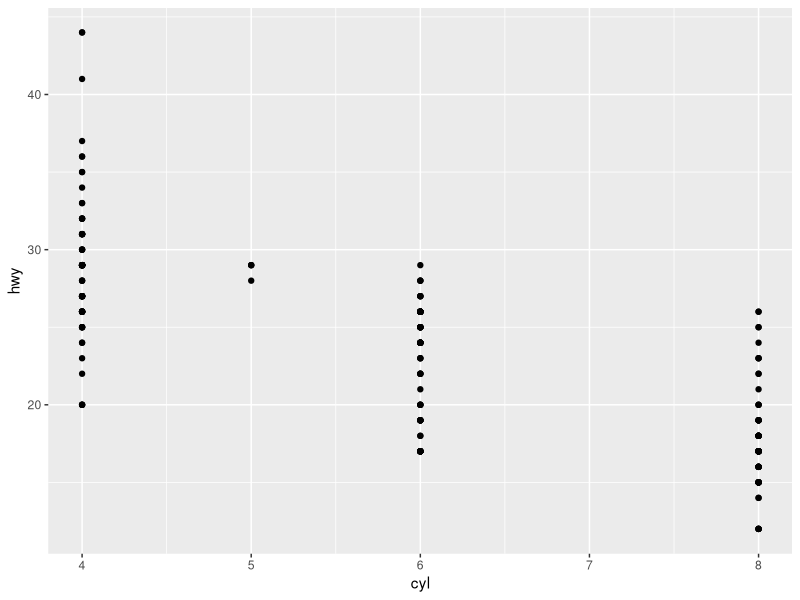
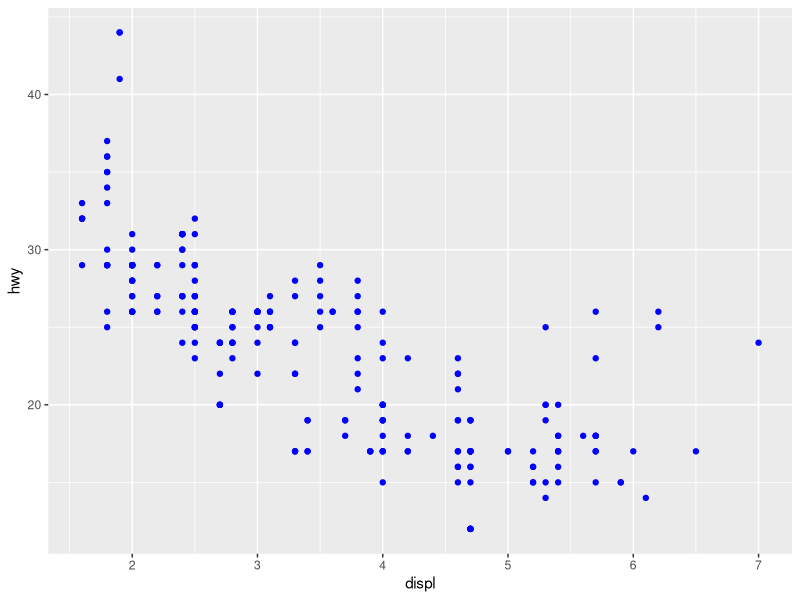
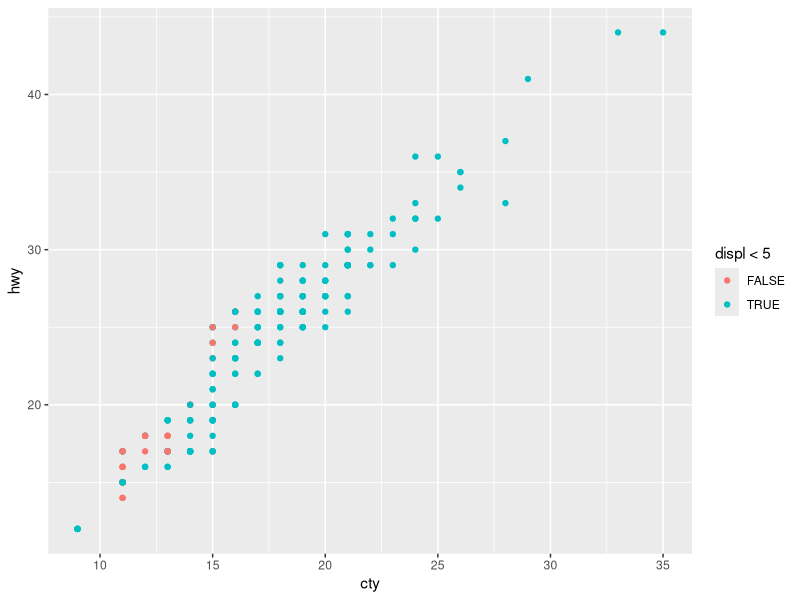
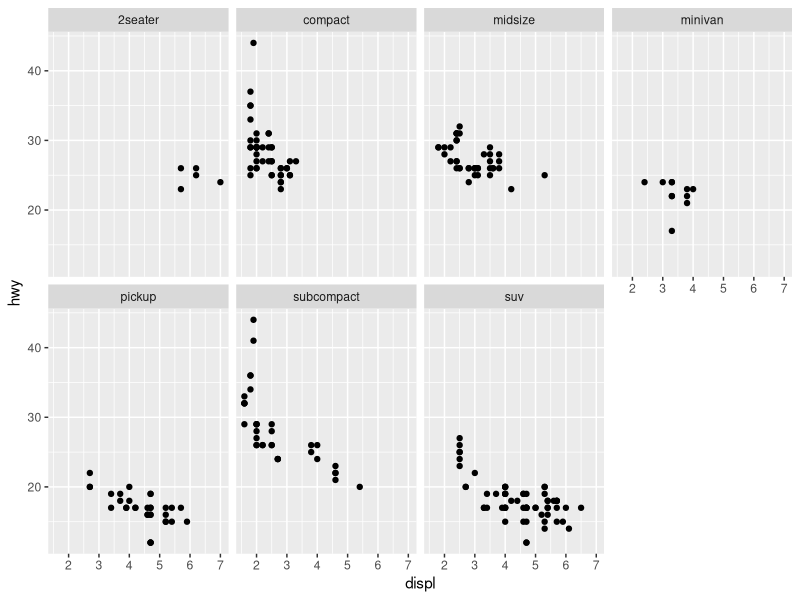
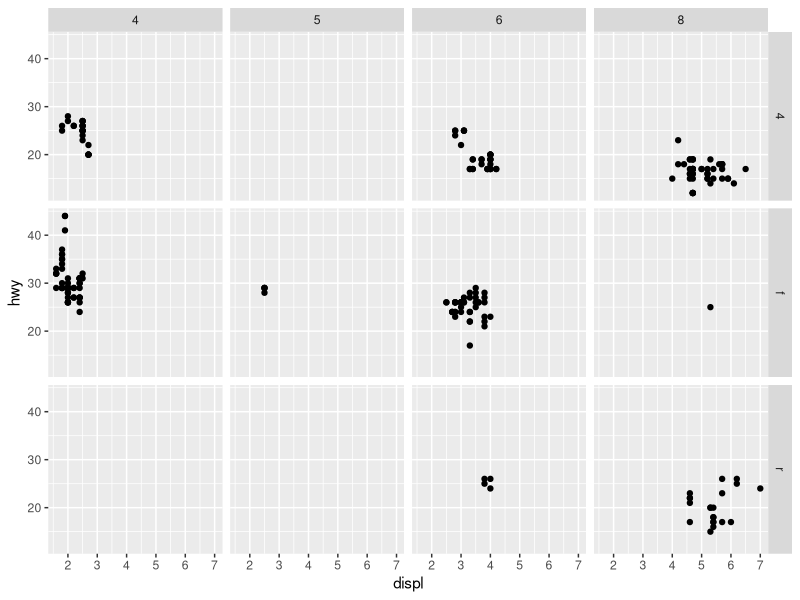
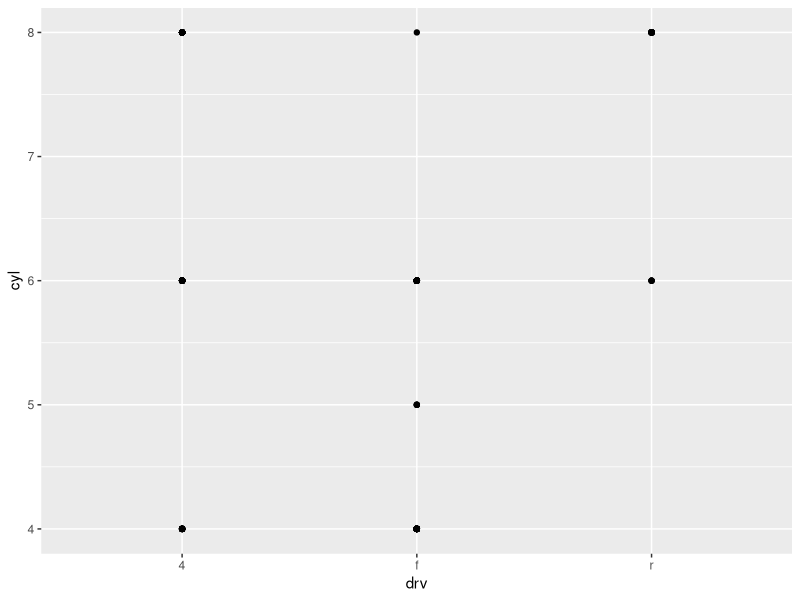
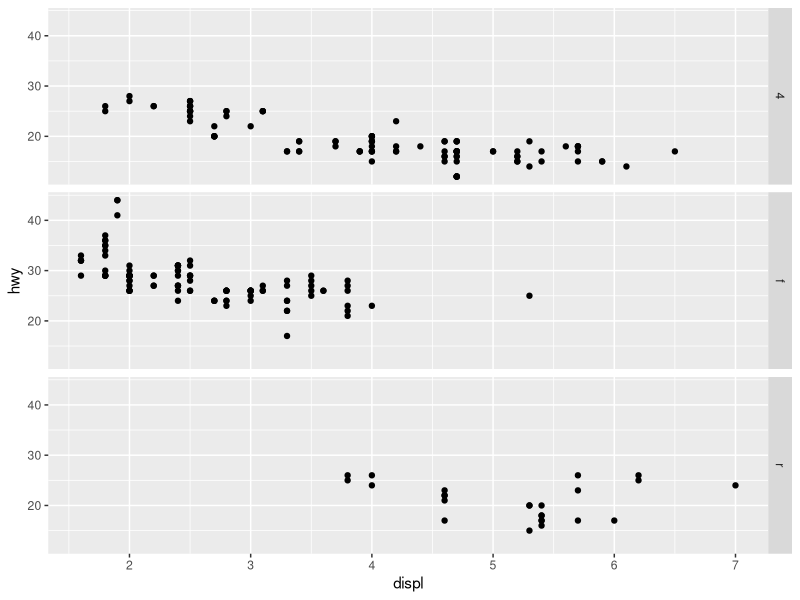
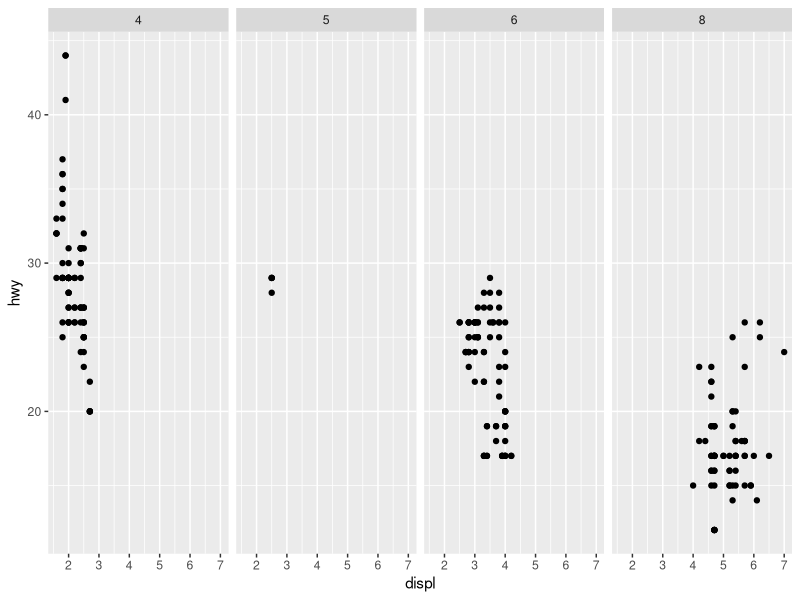

Recreate these plots in R, in order.
## ---- chunk 1
knitr::opts_chunk$set(echo = TRUE)
## ---- chunk 2
f1 <- c (13563, -14156, -14319, 16981, 12921, 11979, 9568, 8833, -12968, 8133)
## ---- chunk 3
f1 [c (is.finite (f1 ^ 75))]
## ---- chunk 4
f1 [c (!(f1 < 0 & is.infinite (f1 ^ 75)))]
## ---- chunk 5
varMatriz <- matrix (c (77875.4, -35466.25, -39803.81, 27551.45, -73333.85, 55976.34, 23764.3, 36599.69, 76694.82, -36478.88, -70585.69, 47032), nrow = 3, ncol = 4)
## ---- chunk 6
which (is.nan ( (varMatriz ^ 65) / (1 / 0)), arr.ind = TRUE)
## ---- chunk 7
varMatriz[ !c (is.nan (varMatriz ^ 67 + (1 / 0)))]
## ---- chunk 8
which (! (is.infinite (varMatriz ^ 67) & varMatriz < 0), arr.ind = TRUE)
## ---- chunk 9
which (!is.nan (varMatriz ^ 67 + (1 / 0)), arr.ind = TRUE)
## ---- chunk 10
which ( (is.finite (varMatriz ^ 67) |(varMatriz < 0 & is.infinite (varMatriz ^ 67) ) ), arr.ind = TRUE)
## ---- chunk 11
f2 <- c (4.3, 2.2, NULL, 2.4, NaN, 3.3, 3.1, NULL, 3.4, NA)
## ---- chunk 12
length(f2)
## ---- chunk 13
which (x = is.na (x = f2))
## ---- chunk 14
is.null (x = f2)
## ---- chunk 15
f3 <- list ("a", c ("b", "c", "d", "e"), "f", c ("g", "h", "i"))
lapply(f3, paste, "!", sep = "")
## ---- chunk 16
geolista <- function(l){
  g <- function (n){
    return (prod (n) ^ (1 / length (n)))
  }
#La función ha de devolver la media geométrica del argumento vectorial
  
  for(i in 1:length(l)){
    if(!is.matrix(l[[i]])){
      l[[i]] <- g(l[[i]])
    } else {
      l[[i]] <- apply(l[[i]],1,g)
    }
  }
#Tendremos el bucle que, dependiendo de si es una matriz o no, aplica la función g de manera distinta, usando la notación [[]]
  
  return(l)
#Devolvemos la lista final al usuario
}
## ---- chunk 17
f4 <- list(1 : 3, matrix (c (3.3, 3.2, 2.8, 2.1, 4.6, 4.5, 3.1, 9.4), 4, 2), matrix (c (3.3, 3.2, 2.8, 2.1, 4.6, 4.5, 3.1, 9.4), 2, 4))
geolista (f4)

f5 <- list (1 : 9, matrix (1 : 9, 1, 9), matrix (1 : 9, 9, 1), matrix (1 : 9, 3, 3))
geolista (f5)
## ---- chunk 18
foo <- function (x) {sin (x) + cos (x)}
## ---- chunk 19
integrate (f = foo, lower = 0, upper = 1)
## ---- chunk 20

## ---- chunk 21
list (c (1), c (1, 1), c (1, 2, 1), c (1, 3, 3, 1))
## ---- chunk 22
pascalTriangle <- function (h) {
  lapply(0:h, function (i) choose (i, 0:i))
}
pascalTriangle (10)
## ---- chunk 23
for (i in 0:10) print (choose (10,i))
## ---- chunk 24
binseq <- matrix (nrow = 8, ncol = 3)
r <- 0
for (i in 0:1) {
  for (j in 0:1) {
    for (k in 0:1) {
      r <- r + 1
      binseq [r,] <- c (i, j, k)
    }
  }
}
binseq
## ---- chunk 25
binseq <- function (n) {
   if (n == 1) {
   A <- matrix (0 : 1, nrow = 2, ncol = 1)
   return (A)
}else{
  A <- binseq (n-1)
  B <- rbind (cbind (0, A), cbind (1, A))
  return (B)
   }
}

binseq (3)
## ---- chunk 26
require (ggplot2)
## ---- chunk 27
nrow (mpg)
ncol (mpg)
## ---- chunk 28
e <- ggplot (mpg, aes (cyl, hwy))
e + geom_point ()
## ---- chunk 29
ggplot (data = mpg) + geom_point (mapping = aes (x = displ, y = hwy), color = "blue")
## ---- chunk 30
mpg
## ---- chunk 31
ggplot(data = mpg) + geom_point(aes(x = cty, y = hwy, color = displ < 5))
## ---- chunk 32
ggplot (data = mpg) + geom_point (mapping = aes (x = displ, y = hwy)) + facet_wrap (~ class, nrow = 2)
## ---- chunk 33
ggplot (data = mpg) + geom_point (mapping = aes (x = displ, y = hwy)) + facet_grid (drv ~ cyl)
## ---- chunk 34
ggplot (data = mpg) + geom_point (mapping = aes (x = drv, y = cyl))
## ---- chunk 35
ggplot (data = mpg) + geom_point (mapping = aes (x = displ, y = hwy)) + facet_grid (drv ~ .)
## ---- chunk 36
ggplot (data = mpg) + geom_point (mapping = aes (x = displ, y = hwy)) + facet_grid (. ~ cyl)
## ---- chunk 37
f1 <- factor (letters)
f1
levels (f1) <- rev (levels (f1))
f1
## ---- chunk 38
f2 <- rev (factor (letters))
f3 <- factor (letters, levels = rev (letters))
## ---- chunk 39
n_diag <- function (m){
  require(dplyr)
  require(magrittr)

  m %>%
    ncol %>%
    seq_len %>%
    l(x -> cbind(x,x)) %>%
    m[.]
  }
## ---- chunk 40
contig_samp <- function (df, m) {
  df %>%
    nrow %>%
    subtract (m) %>%
    sample (1) %>%
    add (seq_len (m)) %>%
    df [.,]
}
## ---- chunk 41
mpg [order (names (mpg))]
